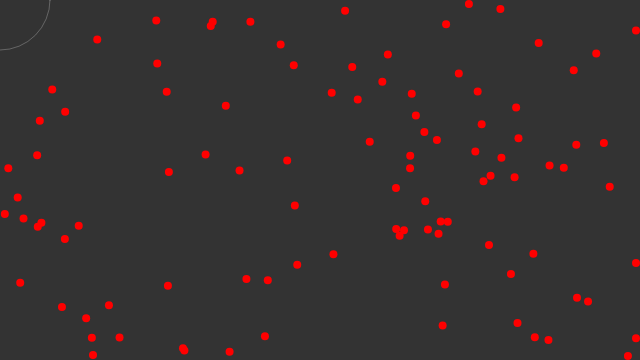
Frame 1 (no input)
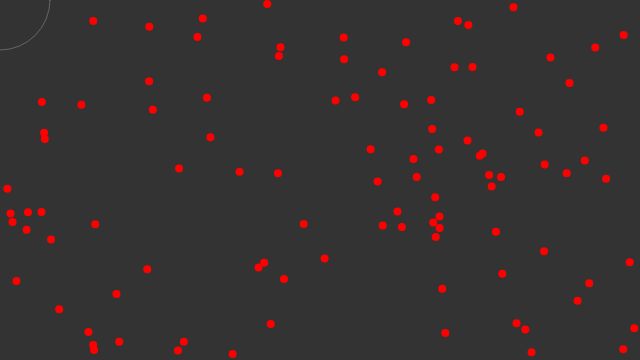
Frame 60 (no input)
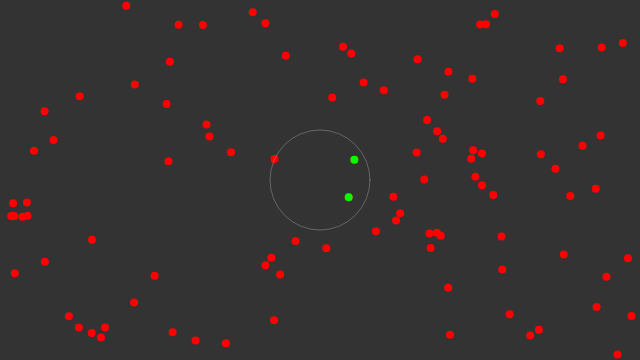
Frame 120 (the mouse pressed at the canvas centre since frame 60)

The p5.js sketch that drew these frames (run headless with seeded random() and noise() and a simulated clock; from frame 60 on, the mouse is pressed at the canvas centre):

// p5.js sketch
// ── sketch.js
let quadtree;
let points = [];

function setup() {
  createCanvas(640, 360);
  for (let i = 0; i < 100; i++) {
    let p = new BrownianPoint(random(width), random(height), 4);
    points.push(p);
  }
}

function draw() {
  background(51);

  let queryCirc = [mouseX, mouseY, 50];

  quadtree = new QuadTree(0, 0, width, height, 4);
  points.forEach((p) => {
    p.move();
    p.highlight = false;
    quadtree.insert(p);
  });


  points.forEach((p) => {
    p.draw();
  });

  let circPoints = quadtree.queryCirc(...queryCirc);

  circPoints.forEach(p => {
    p.highlight = true;
    p.draw();
  });

  push();
  strokeWeight(0.25);
  stroke(255);
  noFill();
  ellipseMode(RADIUS);
  circle(...queryCirc);
  pop();


  //quadtree.draw();
}

class BrownianPoint extends p5.Vector {
  constructor(x, y, r, i) {
    super(x, y);
    this.r = r;
    this.i = i;
  }

  draw() {
    push();
    ellipseMode(RADIUS);
    noStroke()
    if (!this.highlight) {
      fill(255, 0, 0);
    } else {
      fill(0, 255, 0);
    }
    circle(this.x, this.y, this.r);
    pop();

    push();
    textAlign(CENTER, CENTER);
    if (this.i >= 0) {
      text(this.i, this.x, this.y);
    }
    pop();
  }

  move() {
    this.add(p5.Vector.random2D().mult(2));
    let x = constrain(this.x, this.r, width - this.r);
    let y = constrain(this.y, this.r, height - this.r);
    this.set(x, y);
  }
}

class QuadTree {
  constructor(x, y, w, h, capacity) {
    this.capacity = capacity;
    this.points = [];
    this.x = x;
    this.y = y;
    this.w = w;
    this.h = h;
  }

  insert(p) {
    if (!this.contains(p)) {
      return;
    }

    if (this.points && this.points.length < this.capacity) {
      this.points.push(p);
      return;
    }

    if (!this.nw) {
      this.nw = new QuadTree(
        this.x,
        this.y,
        this.w / 2,
        this.h / 2,
        this.capacity
      );
      this.ne = new QuadTree(
        this.x + this.w / 2,
        this.y,
        this.w / 2,
        this.h / 2,
        this.capacity
      );
      this.sw = new QuadTree(
        this.x,
        this.y + this.h / 2,
        this.w / 2,
        this.h / 2,
        this.capacity
      );
      this.se = new QuadTree(
        this.x + this.w / 2,
        this.y + this.h / 2,
        this.w / 2,
        this.h / 2,
        this.capacity
      );
    }

    [...this.points ? this.points : [], p].forEach(p => {
      this.onChild(q => q.insert(p))
    });

    this.points = undefined;
  }

  queryRect(x, y, w, h, found) {
    found = found ? found : [];
    const contains = x <= this.x + this.w && x + w > this.x &&
      y <= this.y + this.h && y + h > this.y;

    if (!contains) {
      return found;
    }

    if (this.points) {
      return found.concat(this.points.filter(p => isInRect(p, x, y, w, h)));
    } else {
      this.onChild(q => found = q.queryRect(x, y, w, h, found));
    }
    return found;
  }

  queryCirc(x, y, r, found) {
    found = found ? found : [];
    const contains = x - r <= this.x + this.w && x + r > this.x &&
      y - r <= this.y + this.h && y + r > this.y;

    if (!contains) {
      return found;
    }

    if (this.points) {
      return found.concat(this.points.filter(p => isInCirc(p, x, y, r)));
    } else {
      this.onChild(q => found = q.queryCirc(x, y, r, found));
    }
    return found;
  }

  contains(p) {
    return isInRect(p, this.x, this.y, this.w, this.h);
  }

  draw() {
    push();
    stroke(255);
    noFill();
    strokeWeight(0.25);
    rect(this.x, this.y, this.w, this.h);
    pop();

    if (this.nw) {
      this.onChild(q => q.draw());
    }
  }

  onChild(f) {
    [this.nw, this.ne, this.sw, this.se].forEach((q) => {
      f(q);
    });
  }
}

function isInRect(p, x, y, w, h) {
  return (
    p.x > x && p.x <= x + w &&
    p.y > y && p.y <= y + h
  );
}

function isInCirc(p, x, y, r) {
  let v = createVector(x, y);
  let d = v.dist(p);
  return d <= r;
}

function logSecond(...msg) {
  frameCount % 60 == 0 && console.log(...msg);
}
